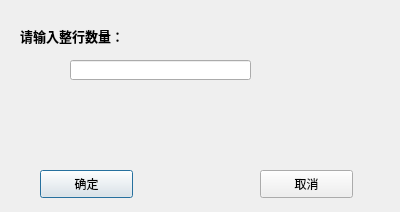
<?xml version="1.0" encoding="UTF-8"?>
<ui version="4.0">
 <class>numDialog</class>
 <widget class="QDialog" name="numDialog">
  <property name="geometry">
   <rect>
    <x>0</x>
    <y>0</y>
    <width>400</width>
    <height>212</height>
   </rect>
  </property>
  <property name="windowTitle">
   <string>Dialog</string>
  </property>
  <widget class="QLabel" name="label">
   <property name="geometry">
    <rect>
     <x>20</x>
     <y>20</y>
     <width>111</width>
     <height>31</height>
    </rect>
   </property>
   <property name="font">
    <font>
     <family>Adobe Arabic</family>
     <pointsize>10</pointsize>
     <weight>75</weight>
     <bold>true</bold>
    </font>
   </property>
   <property name="text">
    <string>请输入整行数量：</string>
   </property>
  </widget>
  <widget class="QLineEdit" name="Num_value">
   <property name="geometry">
    <rect>
     <x>70</x>
     <y>60</y>
     <width>181</width>
     <height>20</height>
    </rect>
   </property>
  </widget>
  <widget class="QPushButton" name="Ok_button">
   <property name="geometry">
    <rect>
     <x>40</x>
     <y>170</y>
     <width>93</width>
     <height>28</height>
    </rect>
   </property>
   <property name="text">
    <string>确定</string>
   </property>
  </widget>
  <widget class="QPushButton" name="Cancel_button">
   <property name="geometry">
    <rect>
     <x>260</x>
     <y>170</y>
     <width>93</width>
     <height>28</height>
    </rect>
   </property>
   <property name="text">
    <string>取消</string>
   </property>
  </widget>
 </widget>
 <resources/>
 <connections/>
</ui>
